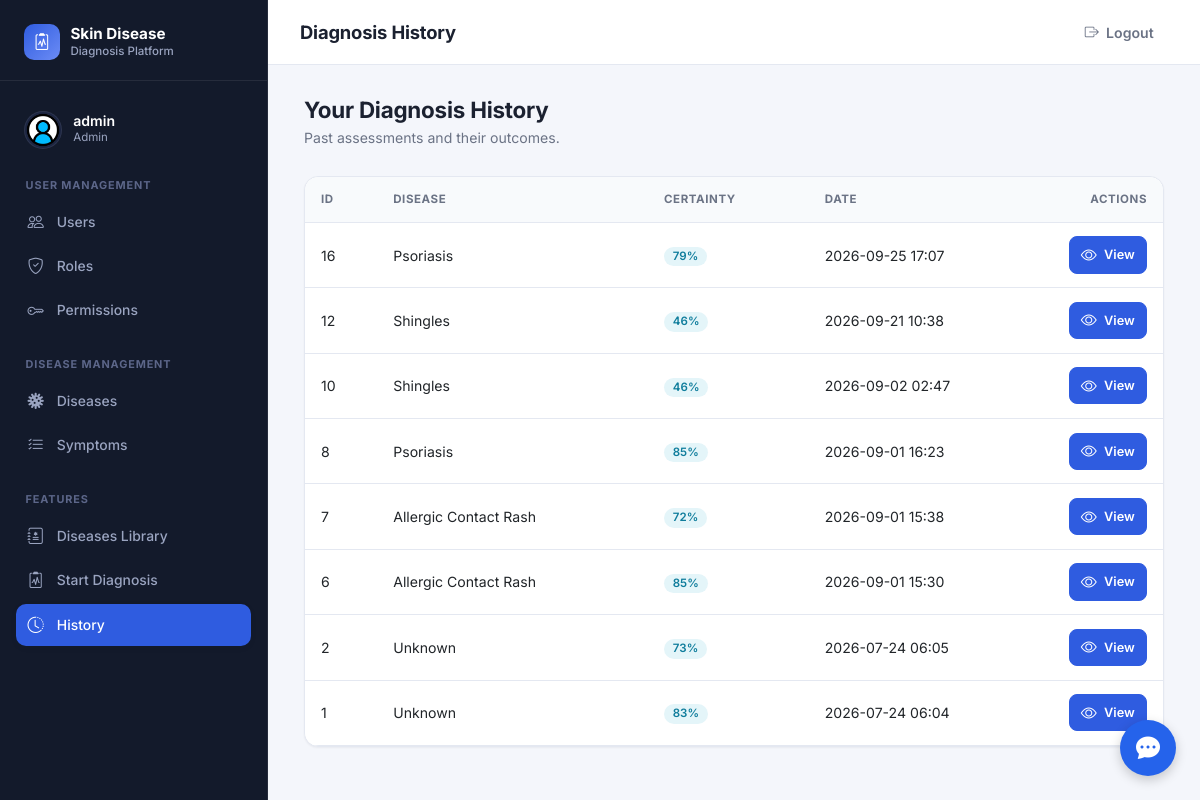
The page /diagnoses/history (signed in) on the database its author committed.
### app/models/user.py (models this page shows, shortened)
class User(UserMixin, db.Model):
    __tablename__ = "users"
    id = db.Column(db.Integer, primary_key=True)
    username = db.Column(db.String(80), unique=True, nullable=False)
    email = db.Column(db.String(120), unique=True, nullable=False)
    full_name = db.Column(db.String(120), nullable=False)
    phone_number = db.Column(db.String(15), unique=True, nullable=False)
    is_active = db.Column(db.Boolean, default=True, nullable=False)
    password_hash = db.Column(db.String(255), nullable=False)
    picture = db.Column(db.String(255))
    created_at = db.Column(db.DateTime, default=datetime.utcnow, nullable=False)
    updated_at = db.Column(db.DateTime, default=datetime.utcnow, onupdate=datetime.utcnow, nullable=False)
    roles = db.relationship("Role", secondary=user_roles, back_populates="users")
    diagnoses = db.relationship("Diagnose", secondary=user_diagnoses, back_populates="users")
    def has_role(self, role_name: str) -> bool:
        return any(role.name == role_name for role in self.roles)
    @property
    def is_admin(self) -> bool:
        return self.has_role("Admin")

### app/models/role.py (models this page shows, shortened)
class Role(db.Model):
    __tablename__ = "roles"
    id = db.Column(db.Integer, primary_key=True)
    name = db.Column(db.String(80), unique=True, nullable=False)
    description = db.Column(db.String(255))
    created_at = db.Column(db.DateTime, default=datetime.utcnow, nullable=False)
    updated_at = db.Column(db.DateTime, default=datetime.utcnow, onupdate=datetime.utcnow, nullable=False)
    users = db.relationship("User", secondary=user_roles, back_populates="roles")
    permissions = db.relationship("Permission", secondary=role_permissions, back_populates="roles")

### app/models/diagnose.py (models this page shows, shortened)
class Diagnose(db.Model):
    __tablename__ = "diagnoses"
    id = db.Column(db.Integer, primary_key=True)
    user_id = db.Column(db.Integer, db.ForeignKey("users.id"), nullable=False)
    certainty = db.Column(db.Numeric(5, 2))
    diagnosed_at = db.Column(db.DateTime, default=datetime.utcnow, nullable=False)
    rules = db.relationship("Rule", secondary=diagnose_rules, back_populates="diagnoses")
    diagnose_facts = db.relationship("DiagnoseFact", back_populates="diagnose", cascade="all, delete-orphan")
    users = db.relationship("User", back_populates="diagnoses")

### app/models/rule.py (models this page shows, shortened)
class Rule(db.Model):
    __tablename__ = "rules"
    id = db.Column(db.Integer, primary_key=True)
    disease = db.Column(db.String(80), unique=True, nullable=False)
    name = db.Column(db.String(120))
    urgency = db.Column(db.Boolean, default=False, nullable=False)
    advice = db.Column(db.String(255))
    picture = db.Column(db.String(255))
    description = db.Column(db.String(255))
    is_active = db.Column(db.Boolean, default=True, nullable=False)
    created_at = db.Column(db.DateTime, default=datetime.utcnow, nullable=False)
    updated_at = db.Column(
        db.DateTime,
        default=datetime.utcnow,
        onupdate=datetime.utcnow,
        nullable=False
    )
    rule_facts = db.relationship("RuleFact", back_populates="rule", cascade="all, delete-orphan")
    diagnoses = db.relationship("Diagnose", secondary=rule_diagnoses, back_populates="rules")

### app/routes/diagnose_routes.py (the view)
@diagnose_bp.route("/history")
@login_required
def diagnose_history():
    diagnoses = DiagnoseService.get_diagnose_by_user(current_user.id)
    return render_template("diagnoses/_history.html", diagnoses=diagnoses)

### app/services/diagnose_service.py (called while the page is built)
    @staticmethod
    def get_diagnose_by_user(user_id: int):
        return Diagnose.query.filter_by(user_id=user_id).order_by(Diagnose.diagnosed_at.desc()).all()

### app/templates/diagnoses/_history.html (shortened to what this page needs)
{% extends "layouts/base.html" %}
{% block page_title %}Diagnosis History{% endblock %}
{% block content %}
<div class="page-header">
    <div>
        <h1>Your Diagnosis History</h1>
        <p class="page-subtitle">Past assessments and their outcomes.</p>
    </div>
</div>
{% if diagnoses %}
<div class="table-card">
    <div class="table-responsive">
        <table class="table table-hover mb-0">
            <thead>
                <tr>
                    <th>ID</th>
                    <th>Disease</th>
                    <th>Certainty</th>
                    <th>Date</th>
                    <th class="text-end" style="width:100px">Actions</th>
                </tr>
            </thead>
            <tbody>
                {% for d in diagnoses %}
                <tr>
                    <td>{{ d.id }}</td>
                    <td>
                        {% if d.rules %}
                            {% for r in d.rules %}
                                {{ r.name }}{% if not loop.last %}, {% endif %}
                            {% endfor %}
                        {% else %}
                            Unknown
                        {% endif %}
                    </td>
                    <td>
                        {% if d.certainty %}
                            <span class="badge bg-info">
                                {{ d.certainty|round(0) }}%
                            </span>
                        {% else %}
                            <span class="text-muted">N/A</span>
                        {% endif %}
                    </td>
                    <td>{{ d.diagnosed_at.strftime("%Y-%m-%d %H:%M") if d.diagnosed_at else "N/A" }}</td>
                    <td class="text-end">
                        <a href="{{ url_for('diagnoses.diagnose_result', diagnose_id=d.id) }}"
                           class="btn btn-sm btn-primary">
                            <i class="bi bi-eye"></i> View
                        </a>
                    </td>
                </tr>
                {% endfor %}
            </tbody>
        </table>
    </div>
</div>
{% else %}
    <div class="empty-state">
        <i class="bi bi-clock-history"></i>
        You have no past diagnoses.
    </div>
{% endif %}
{% endblock %}

### app/templates/layouts/base.html (shortened to what this page needs)
<!DOCTYPE html>
<html lang="en">
<head>
    <link href="https://cdn.jsdelivr.net/npm/bootstrap@5.3.0/dist/css/bootstrap.min.css" rel="stylesheet" />
    <link href="https://cdn.jsdelivr.net/npm/bootstrap-icons@1.11.3/font/bootstrap-icons.min.css" rel="stylesheet" />
    <link rel="stylesheet" href="{{ url_for('static', filename='css/style.css') }}" />
</head>
<body>
    <div class="d-flex app-shell">
        <aside class="sidebar d-none d-md-flex flex-column">
            <div class="sidebar-brand">
                <div class="sidebar-brand-icon"><i class="bi bi-clipboard2-pulse"></i></div>
                <div class="sidebar-brand-text">
                    Skin Disease
                    <small>Diagnosis Platform</small>
                </div>
            </div>
            {% if current_user.is_authenticated %}
                <div class="sidebar-user">
                    <div class="sidebar-user-avatar">
                        <img src="{% if current_user.picture %}{{ url_for('static', filename='uploads/' ~ current_user.picture) }}{% else %}{{ url_for('static', filename='images/8358770.png') }}{% endif %}" alt="Profile picture">
                    </div>
                    <div>
                        <div class="sidebar-user-name">{{ current_user.username }}</div>
                        {% if current_user.roles %}
                            <div class="sidebar-user-role">{{ current_user.roles[0].name }}</div>
                        {% elif current_user.role %}
                            <div class="sidebar-user-role">{{ current_user.role.name if current_user.role.name is defined else current_user.role }}</div>
                        {% endif %}
                    </div>
                </div>
                {% if current_user.roles %}
                    {% set role_list = current_user.roles | map(attribute='name') | map('lower') | list %}
                {% elif current_user.role %}
                    {% set role_list = [current_user.role.name | lower] if current_user.role.name is defined else [current_user.role | lower] %}
                {% else %}
                    {% set role_list = [] %}
                {% endif %}
                {% set is_admin_user = (current_user.is_admin is defined and current_user.is_admin) or ('admin' in role_list) %}
                {% set is_dermatologist_user = 'dermatologist' in role_list %}
                {% if is_admin_user %}
                    <div class="sidebar-section">
                        <div class="sidebar-section-title">User Management</div>
                        <nav class="sidebar-nav">
                            <a href="{{ url_for('users.index') }}" class="sidebar-link {% if request.blueprint == 'users' %}active{% endif %}">
                                <i class="bi bi-people"></i> Users
                            </a>
                            <a href="{{ url_for('roles.index') }}" class="sidebar-link {% if request.blueprint == 'roles' %}active{% endif %}">
                                <i class="bi bi-shield-check"></i> Roles
                            </a>
                            <a href="{{ url_for('permissions.index') }}" class="sidebar-link {% if request.blueprint == 'permissions' %}active{% endif %}">
                                <i class="bi bi-key"></i> Permissions
                            </a>
                        </nav>
                    </div>
                {% endif %}
                {% if is_admin_user or is_dermatologist_user %}
                    <div class="sidebar-section">
                        <div class="sidebar-section-title">Disease Management</div>
                        <nav class="sidebar-nav">
                            <a href="{{ url_for('rules.index') }}" class="sidebar-link {% if request.blueprint == 'rules' %}active{% endif %}">
                                <i class="bi bi-virus"></i> Diseases
                            </a>
                            <a href="{{ url_for('facts.index') }}" class="sidebar-link {% if request.blueprint == 'facts' %}active{% endif %}">
                                <i class="bi bi-list-check"></i> Symptoms
                            </a>
                        </nav>
                    </div>
                {% endif %}
                <div class="sidebar-section">
                    <div class="sidebar-section-title">Features</div>
                    <nav class="sidebar-nav">
                        <a href="{{ url_for('diagnoses.dashboard') }}" class="sidebar-link {% if request.endpoint == 'diagnoses.dashboard' %}active{% endif %}">
                            <i class="bi bi-journal-medical"></i> Diseases Library
                        </a>
                        <a href="{{ url_for('diagnoses.diagnose') }}" class="sidebar-link {% if request.endpoint == 'diagnoses.diagnose' %}active{% endif %}">
                            <i class="bi bi-clipboard2-pulse"></i> Start Diagnosis
                        </a>
                        <a href="{{ url_for('diagnoses.diagnose_history') }}" class="sidebar-link {% if request.endpoint == 'diagnoses.diagnose_history' %}active{% endif %}">
                            <i class="bi bi-clock-history"></i> History
                        </a>
                    </nav>
                </div>
            {% endif %}
        </aside>
    <div class="chatbot-container">
        <button class="chatbot-toggle" onclick="toggleChat()"><i class="bi bi-chat-dots-fill"></i></button>
    </div>
        <div class="flex-grow-1 main-content">
            <nav class="topbar">
                <h1 class="topbar-title d-none d-md-block">{% block page_title %}{% endblock %}</h1>
                <div class="topbar-actions">
                    {% if current_user.is_authenticated %}
                        <a href="{{ url_for('auth.logout') }}" class="topbar-link">
                            <i class="bi bi-box-arrow-right"></i> Logout
                        </a>
                    {% else %}
                        <a href="{{ url_for('auth.login') }}" class="topbar-link">
                            <i class="bi bi-box-arrow-in-right"></i> Login
                        </a>
                    {% endif %}
                </div>
            </nav>
            <main class="page-body">
                {% block content %}{% endblock %}
            </main>
        </div>
    </div>
</body>
</html>

### rows shown on the page
User: username "admin"
Role: name "Admin"
Diagnose: id "16", certainty "79", diagnosed_at "2026-09-25 17:07"
Rule: name "Psoriasis"
Diagnose: id "12", certainty "46", diagnosed_at "2026-09-21 10:38"
Rule: name "Shingles"
Diagnose: id "10", certainty "46", diagnosed_at "2026-09-02 02:47"
Diagnose: id "8", certainty "85", diagnosed_at "2026-09-01 16:23"
Diagnose: id "7", certainty "72", diagnosed_at "2026-09-01 15:38"
Rule: name "Allergic Contact Rash"
Diagnose: id "6", certainty "85", diagnosed_at "2026-09-01 15:30"
Diagnose: id "2", shows "Unknown", certainty "73", diagnosed_at "2026-07-24 06:05"
Diagnose: id "1", shows "Unknown", certainty "83", diagnosed_at "2026-07-24 06:04"
